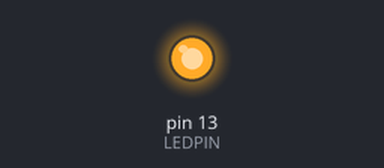
The sketch below on a simulated Arduino Uno, built with avr-gcc and run on an emulated ATmega328P. On the bench: output pins drawn as LEDs (lit = HIGH).

Above: at 0.2 s.
At 3.7 s:
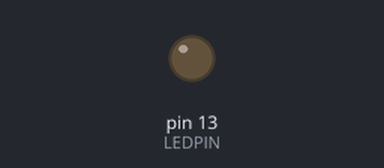
Timing chart, 0 to 6.5 s (numbered marks = the images above):
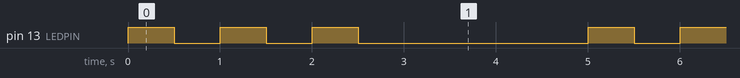

The sketch:

for.ino
```cpp
int LEDPIN = 13;

void setup() {
    pinMode(LEDPIN, OUTPUT);
}

void loop() {
    int foo;

    for (foo = 0; foo < 3; foo = foo + 1)
    {
        digitalWrite(LEDPIN, HIGH);
        delay(500);

        digitalWrite(LEDPIN, LOW);
        delay(500);
    }

    delay(2000);
}
```

Measured:
- by itself, pin 13 (LEDPIN): repeats every 5.0 s: 2 × (LOW 0.50 s, HIGH 0.50 s), LOW 2.5 s, HIGH 0.50 s
- by itself, everything shown: repeats every 5.0 s, in 6 steps
